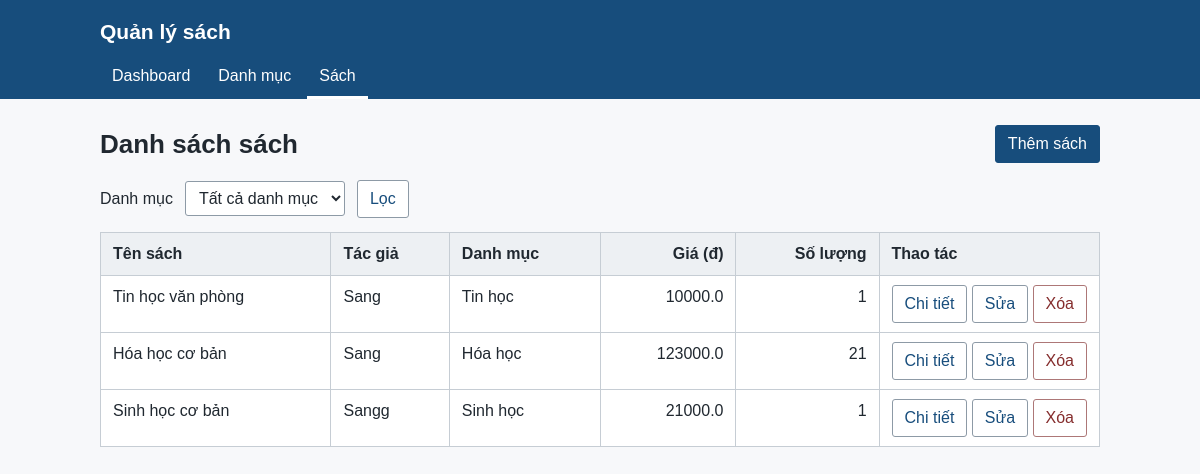
Before: /books with the older database file.
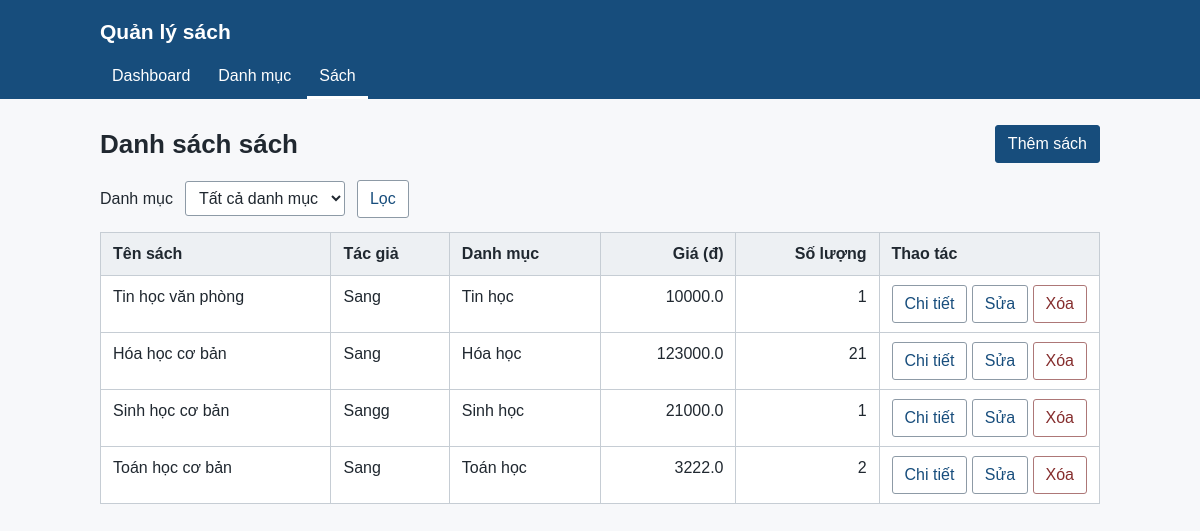
After: the same page with the newer database file.
### tables this page shows
CREATE TABLE books (
                id INTEGER PRIMARY KEY AUTOINCREMENT,
                title TEXT NOT NULL,
                author TEXT,
                price REAL NOT NULL CHECK (price >= 0),
                quantity INTEGER NOT NULL DEFAULT 0 CHECK (quantity >= 0),
                category_id INTEGER NOT NULL,
                FOREIGN KEY (category_id) REFERENCES categories(id) ON DELETE RESTRICT
            );

CREATE TABLE categories (
                id INTEGER PRIMARY KEY AUTOINCREMENT,
                name TEXT NOT NULL UNIQUE,
                description TEXT
            );

### app.py (the view)
@app.get("/books")
def books():
    with closing(get_connection()) as connection:
        categories = connection.execute("SELECT id, name FROM categories ORDER BY name").fetchall()
        category_id = request.args.get("category_id", type=int)
        if category_id in {category["id"] for category in categories}:
            rows = connection.execute(BOOKS_WITH_CATEGORY + " WHERE books.category_id = ? ORDER BY books.id",
                                      (category_id,)).fetchall()
        else:
            category_id = None
            rows = connection.execute(BOOKS_WITH_CATEGORY + " ORDER BY books.id").fetchall()
    return render_template("books.html", books=rows, categories=categories, category_id=category_id)

### database.py (called while the page is built)
def get_connection():
    connection = sqlite3.connect(DATABASE_PATH)
    connection.row_factory = sqlite3.Row
    connection.execute("PRAGMA foreign_keys = ON")
    return connection

### templates/books.html (shortened to what this page needs)
{% extends "base.html" %}
{% block content %}
<div class="page-heading">
    <h1>Danh sách sách</h1>
    <a class="button" href="{{ url_for('book_form') }}">Thêm sách</a>
</div>
<form class="filter" method="get" action="{{ url_for('books') }}">
    <label for="category_id">Danh mục</label>
    <select id="category_id" name="category_id">
        <option value="">Tất cả danh mục</option>
    </select>
    <button class="secondary" type="submit">Lọc</button>
</form>
<div class="table-wrapper">
    <table>
        <thead>
            <tr>
                <th scope="col">Tên sách</th>
                <th scope="col">Tác giả</th>
                <th scope="col">Danh mục</th>
                <th scope="col" class="number">Giá (đ)</th>
                <th scope="col" class="number">Số lượng</th>
                <th scope="col">Thao tác</th>
            </tr>
        </thead>
        <tbody>
            {% for book in books %}
            <tr>
                <td>{{ book.title }}</td>
                <td>{{ book.author or '' }}</td>
                <td>{{ book.category_name }}</td>
                <td class="number">{{ book.price }}</td>
                <td class="number">{{ book.quantity }}</td>
                <td class="actions">
                    <a class="button secondary" href="{{ url_for('book_detail', id=book.id) }}">Chi tiết</a>
                    <a class="button secondary" href="{{ url_for('book_form', id=book.id) }}">Sửa</a>
                    <form method="post" action="{{ url_for('delete_book', id=book.id) }}"
                          onsubmit="return confirm('Xóa sách này?');">
                        <button class="danger" type="submit">Xóa</button>
                    </form>
                </td>
            </tr>
            {% else %}
            <tr><td colspan="6">{{ 'Danh mục này chưa có sách.' if category_id else 'Chưa có sách.' }}</td></tr>
            {% endfor %}
        </tbody>
    </table>
</div>
{% endblock %}

Changed rows visible on the page:
added books: title "Toán học cơ bản", author "Sang", category_name "Toán học", price "3222.0", quantity "2"
